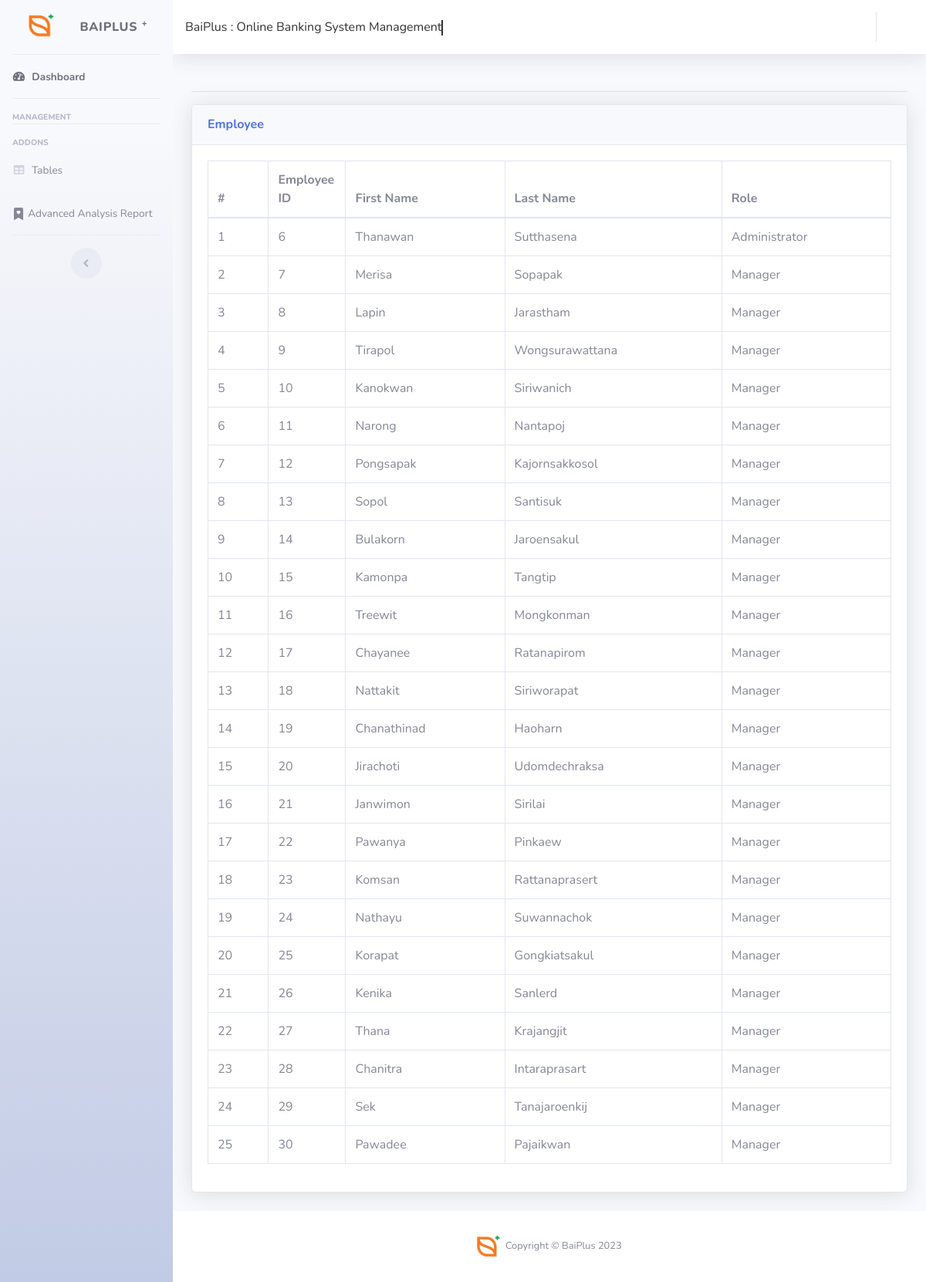
/public_admin/employee.php, run on the app's committed database.
### tables this page shows
CREATE TABLE `employee` (
  `employee_id` int(9) UNSIGNED ZEROFILL NOT NULL,
  `employee_username` varchar(32) NOT NULL,
  `employee_password` varchar(16) NOT NULL,
  `employee_fname` varchar(32) NOT NULL,
  `employee_lname` varchar(32) NOT NULL,
  `employee_role` varchar(32) NOT NULL
);

### public_admin/employee.php (the view, shortened to what this page needs)
<?php
require_once "db.php";
?>
<!DOCTYPE html>
<html lang="en">
<head>
    <link href="vendor/fontawesome-free/css/all.min.css" rel="stylesheet" type="text/css">
    <link href="css/sb-admin-2.min.css" rel="stylesheet">
    <link href="vendor/datatables/dataTables.bootstrap4.min.css" rel="stylesheet">
</head>
<body id="page-top">
    <div id="wrapper">
        <ul class="navbar-nav bg-gradient-light sidebar sidebar-light accordion" id="accordionSidebar">
            <a class="sidebar-brand d-flex align-items-center justify-content-center" href="index.php">
                <div class="sidebar-brand-icon rotate-n-0">
                    <img src="img\baiplus_logo.png.png" alt="baiplus_logo" width="71">
                </div>
                <div class="sidebar-brand-text mx-3">BaiPlus <sup>+</sup></div>
            </a>
            <hr class="sidebar-divider my-0">
            <li class="nav-item active">
                <a class="nav-link" href="index.php">
                    <i class="fas fa-fw fa-tachometer-alt"></i>
                    <span>Dashboard</span></a>
            </li>
            <hr class="sidebar-divider">
            <div class="sidebar-heading">
                Management
            </div>
            <hr class="sidebar-divider">
            <div class="sidebar-heading">
                Addons
            </div>
            <li class="nav-item">
                        <a class="nav-link" href="table.php">
                            <i class="fas fa-fw fa-table"></i>
                            <span>Tables</span></a>
                    </li>
                    <li class="nav-item">
                        <a class="nav-link" href="advance.php">
                            <span>Advanced Analysis Report</span></a>
                    </li>
            <hr class="sidebar-divider d-none d-md-block">
            <div class="text-center d-none d-md-inline">
                <button class="rounded-circle border-0" id="sidebarToggle"></button>
            </div>
        </ul>
        <div id="content-wrapper" class="d-flex flex-column">
            <div id="content">
                <nav class="navbar navbar-expand navbar-light bg-white topbar mb-4 static-top shadow">
                    <div class="top-tools-bar">
                        <h1 class="animated-text" style="margin-top: 10px;">BaiPlus : Online Banking System Management</h1>
                    </div>
                    <ul class="navbar-nav ml-auto">
                        <li class="nav-item dropdown no-arrow">
                            <a class="nav-link dropdown-toggle" href="#" id="userDropdown" role="button" data-toggle="dropdown" aria-haspopup="true" aria-expanded="false">
                            </a>
                        </li>
                    </ul>
                </nav>
                <div class="page-transition-scale-in">
                    <div class="container-fluid">
                        <hr>
                        <div class="row">
                            <div class="col-xl-12 col-lg-7">
                                <div class="card shadow mb-4">
                                    <div class="card-header py-3">
                                        <h6 class="m-0 font-weight-bold text-primary">Employee</h6>
                                    </div>
                                    <div class="card-body">
                                        <form action="edit.php" method="POST" enctype="multipart/form-data">
                                            <div class="table-responsive">
                                                <table class="table table-bordered" id="dataTable" width="100%" cellspacing="0">
                                                    <thead>
                                                        <tr>
                                                            <th scope="col">#</th>
                                                            <th scope="col" width="100px">Employee ID</th>
                                                            <th scope="col">First Name</th>
                                                            <th scope="col">Last Name</th>
                                                            <th scope="col">Role</th>
                                                        </tr>
                                                    </thead>
                                                    <tbody>
                                                        <?php
                                                        $stmt = $conn->query("SELECT * FROM employee");
                                                        $stmt->execute();
                                                        $employee = $stmt->fetchAll();
                                                        if (!$employee) {
                                                        } else {
                                                            foreach ($employee as $employee) {
                                                        ?>
                                                                <tr>
                                                                    <td scope="row"><?= $employee['employee_id']; ?></td>
                                                                    <td><?= $employee['employee_fname']; ?></td>
                                                                    <td><?= $employee['employee_lname']; ?></td>
                                                                    <td><?= $employee['employee_role']; ?></td>
                                                                </tr>
                                                        <?php }
                                                        } ?>
                                                    </tbody>
                                                </table>
                                            </div>
                                        </form>
                                    </div>
                                </div>
                            </div>
                        </div>
                    </div>
                    <footer class="sticky-footer bg-white">
                        <div class="container my-auto">
                            <div class="copyright text-center my-auto">
                                <span>
                                    <img src="img/mybplogo.png" alt="My Logo" width="30" />
                                    &nbsp;Copyright &copy; BaiPlus 2023
                                </span>
                            </div>
                        </div>
                    </footer>
                </div>
            </div>
        </div>
</body>
</html>

### public_admin/employee.php (style rules this page uses)
.animated-text { font-size: 1rem; text-align: center; overflow: hidden; white-space: nowrap; color: #333; border-right: 0.15em solid #333; animation: typing 0.5s steps(40, end), blink-caret 1.5s step-end infinite; transition: border-color 0.5s ease-out; }
.page-transition-scale-in { animation: scale-in 0.5s ease-in-out; }

### data on the page
employee: employee_id "6", employee_fname "Thanawan", employee_lname "Sutthasena", employee_role "Administrator"
employee: employee_id "7", employee_fname "Merisa", employee_lname "Sopapak", employee_role "Manager"
employee: employee_id "8", employee_fname "Lapin", employee_lname "Jarastham", employee_role "Manager"
employee: employee_id "9", employee_fname "Tirapol", employee_lname "Wongsurawattana", employee_role "Manager"
employee: employee_id "10", employee_fname "Kanokwan", employee_lname "Siriwanich", employee_role "Manager"
employee: employee_id "11", employee_fname "Narong", employee_lname "Nantapoj", employee_role "Manager"
employee: employee_id "12", employee_fname "Pongsapak", employee_lname "Kajornsakkosol", employee_role "Manager"
employee: employee_id "13", employee_fname "Sopol", employee_lname "Santisuk", employee_role "Manager"
employee: employee_id "14", employee_fname "Bulakorn", employee_lname "Jaroensakul", employee_role "Manager"
employee: employee_id "15", employee_fname "Kamonpa", employee_lname "Tangtip", employee_role "Manager"
employee: employee_id "16", employee_fname "Treewit", employee_lname "Mongkonman", employee_role "Manager"
employee: employee_id "17", employee_fname "Chayanee", employee_lname "Ratanapirom", employee_role "Manager"
employee: employee_id "18", employee_fname "Nattakit", employee_lname "Siriworapat", employee_role "Manager"
employee: employee_id "19", employee_fname "Chanathinad", employee_lname "Haoharn", employee_role "Manager"
employee: employee_id "20", employee_fname "Jirachoti", employee_lname "Udomdechraksa", employee_role "Manager"
employee: employee_id "21", employee_fname "Janwimon", employee_lname "Sirilai", employee_role "Manager"
employee: employee_id "22", employee_fname "Pawanya", employee_lname "Pinkaew", employee_role "Manager"
employee: employee_id "23", employee_fname "Komsan", employee_lname "Rattanaprasert", employee_role "Manager"
employee: employee_id "24", employee_fname "Nathayu", employee_lname "Suwannachok", employee_role "Manager"
employee: employee_id "25", employee_fname "Korapat", employee_lname "Gongkiatsakul", employee_role "Manager"
employee: employee_id "26", employee_fname "Kenika", employee_lname "Sanlerd", employee_role "Manager"
employee: employee_id "27", employee_fname "Thana", employee_lname "Krajangjit", employee_role "Manager"
employee: employee_id "28", employee_fname "Chanitra", employee_lname "Intaraprasart", employee_role "Manager"
employee: employee_id "29", employee_fname "Sek", employee_lname "Tanajaroenkij", employee_role "Manager"
employee: employee_id "30", employee_fname "Pawadee", employee_lname "Pajaikwan", employee_role "Manager"
